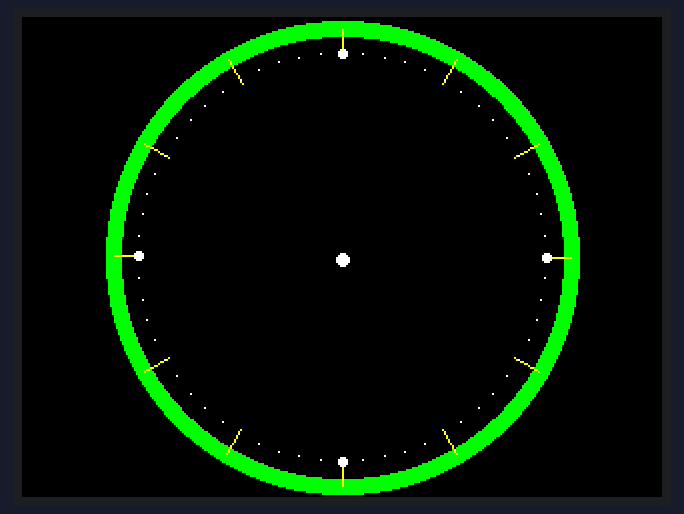
A sketch run on a simulated Arduino Uno, built with avr-gcc and run on an emulated ATmega328P. Parts: 320×240 colour display.

Above: at 0.4 s.
At 4.4 s:
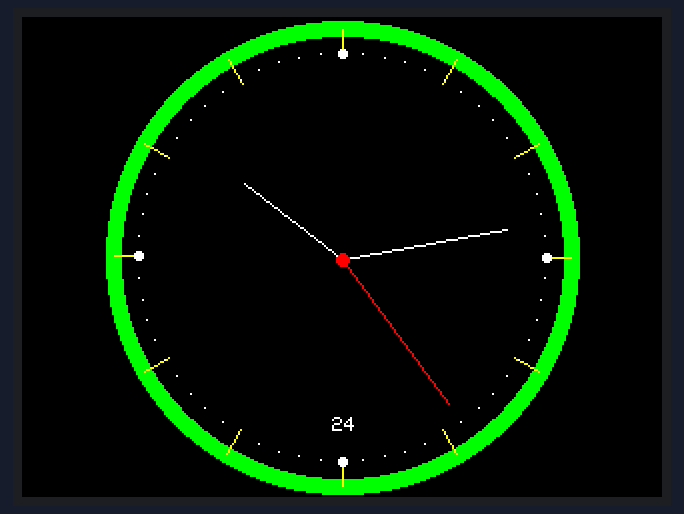
At 9.5 s:
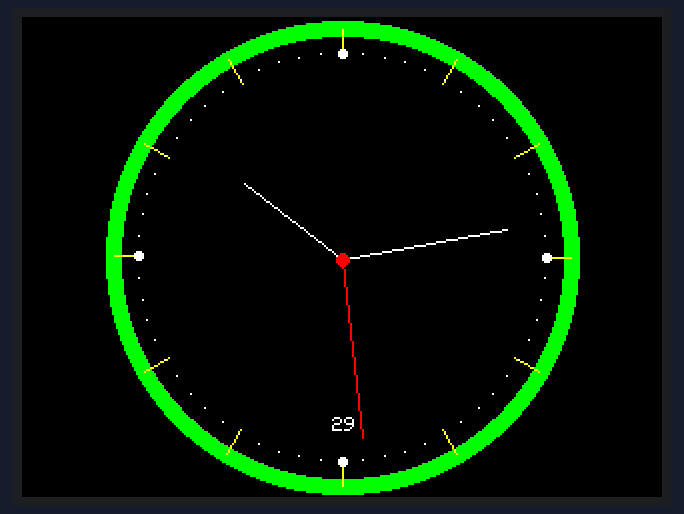
At 19.5 s:
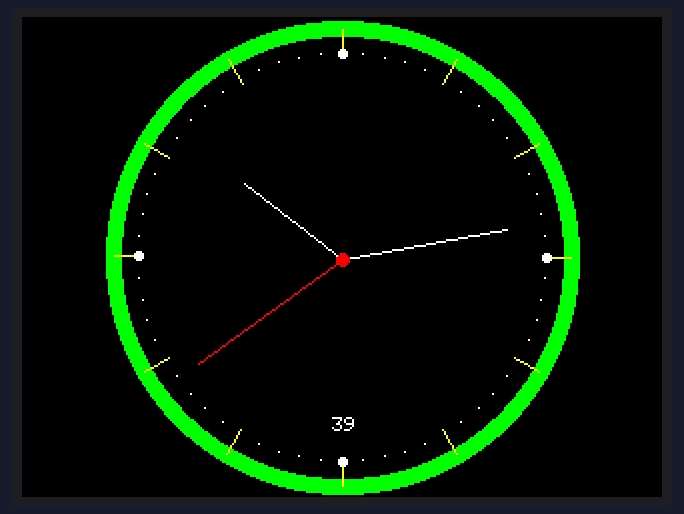
At 28.5 s:
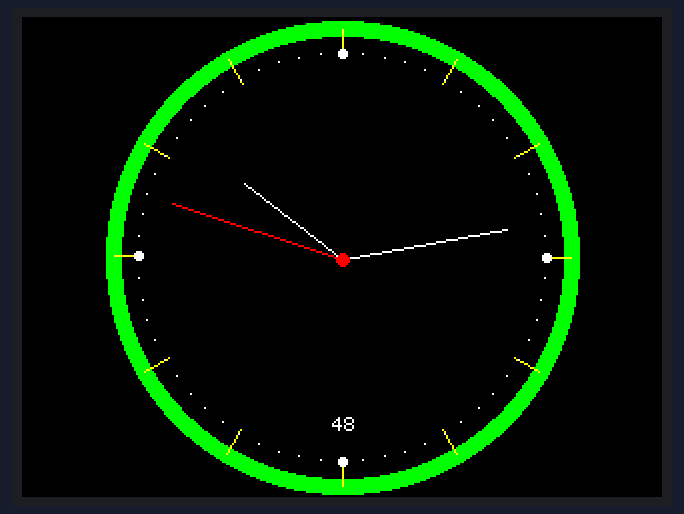
At 38.5 s:
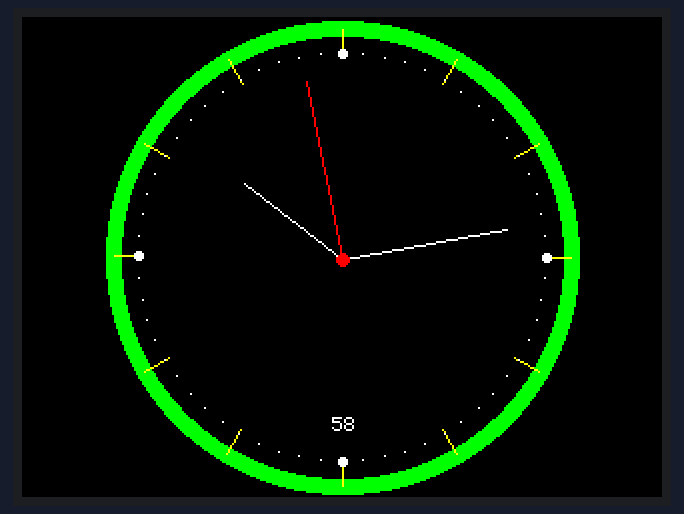

Measured:
- what the display in image 1 shows lasts 1.0 s, from 4.4 s to 5.4 s

The sketch:

tft_clock_from_internet.ino
```cpp
#include <Adafruit_TFTLCD.h> //Library

#define LCD_CS A3
#define LCD_CD A2
#define LCD_WR A1
#define LCD_RD A0
#define LCD_RESET A4

// Agar warna mudah dimengerti (Human Readable color):
#define TFT_BLACK   0x0000
#define TFT_BLUE    0x001F
#define TFT_RED     0xF800
#define TFT_GREEN   0x07E0
#define TFT_CYAN    0x07FF
#define TFT_MAGENTA 0xF81F
#define TFT_YELLOW  0xFFE0
#define TFT_WHITE   0xFFFF
#define TFT_GREY    0x5AEB

Adafruit_TFTLCD tft(LCD_CS, LCD_CD, LCD_WR, LCD_RD, LCD_RESET);

float sx = 0, sy = 1, mx = 1, my = 0, hx = -1, hy = 0;    // Saved H, M, S x & y multipliers
float sdeg = 0, mdeg = 0, hdeg = 0;
uint16_t osx = 120, osy = 120, omx = 120, omy = 120, ohx = 120, ohy = 120; // Saved H, M, S x & y coords
int16_t x0 = 0, x1 = 0, yy0 = 0, yy1 = 0;
uint32_t targetTime = 0;                    // for next 1 second timeout

uint16_t xpos; // x posisi jam
uint8_t conv2d(const char* p) {
uint8_t v = 0;
  if ('0' <= *p && *p <= '9')
   v = *p - '0';
  return 10 * v + *++p - '0';
}

//Mengambil waktu jam dari waktu Compile/Upload di system Windows
uint8_t hh = conv2d(__TIME__), mm = conv2d(__TIME__ + 3), ss = conv2d(__TIME__ + 6); // mengambil data waktu dari jam Compile-Upload
boolean initial = 1;

void setup(void) {
  tft.reset();        //perlu saat menggunakan lib.SPFD5408_Adafruit_TFTLCD.h
  tft.begin(0x9341);  //perlu address ini saat menggunakan lib.SPFD5408_Adafruit_TFTLCD.h
  tft.setRotation(1); //Lanscape Mode

  tft.setTextColor(TFT_WHITE);  // warna font
  tft.fillScreen(TFT_BLACK);    //warna latar

  // Draw clock face
  xpos = tft.width() / 2; // mencari titik koordinat tengah LCD
  tft.fillCircle(xpos, 120, 118, TFT_GREEN); //warna lingkaran luar
  tft.fillCircle(xpos, 120, 110, TFT_BLACK); //warna jam bagian dalam

  // Draw 12 lines
  for (int i = 0; i < 360; i += 30) {
    sx = cos((i - 90) * 0.0174532925);
    sy = sin((i - 90) * 0.0174532925);
    x0 = sx * 114 + xpos;
    yy0 = sy * 114 + 120;
    x1 = sx * 100 + xpos;
    yy1 = sy * 100 + 120;

    tft.drawLine(x0, yy0, x1, yy1, TFT_YELLOW);//garis penanda angka jam
  }

  // Draw 60 dots
  for (int i = 0; i < 360; i += 6) {
    sx = cos((i - 90) * 0.0174532925);
    sy = sin((i - 90) * 0.0174532925);
    x0 = sx * 102 + xpos;
    yy0 = sy * 102 + 120;
    // Draw minute markers
    tft.drawPixel(x0, yy0, TFT_WHITE); //titik penanda menit

    // Draw main quadrant dots
    if (i == 0 || i == 180) tft.fillCircle(x0, yy0, 2, TFT_WHITE); //penanda 12 dan 6
    if (i == 90 || i == 270) tft.fillCircle(x0, yy0, 2, TFT_WHITE); //penanda 3 dan 9
  }

  tft.fillCircle(xpos, 121, 3, TFT_WHITE);
  targetTime = millis() + 1000;
}

void loop() {
  if (targetTime < millis()) {
    targetTime = millis() + 1000;
    ss++;              // Advance second
    if (ss == 60) {
      ss = 0;
      mm++;            // Advance minute
      if (mm > 59) {
        mm = 0;
        hh++;          // Advance hour
        if (hh > 23) {
          hh = 0;
        }
      }
    }

    // Pre-compute hand degrees, x & y coords for a fast screen update
    sdeg = ss * 6;                     // 0-59 -> 0-354
    mdeg = mm * 6 + sdeg * 0.01666667; // 0-59 -> 0-360 - includes seconds, but these increments are not used
    hdeg = hh * 30 + mdeg * 0.0833333; // 0-11 -> 0-360 - includes minutes and seconds, but these increments are not used
    hx = cos((hdeg - 90) * 0.0174532925);
    hy = sin((hdeg - 90) * 0.0174532925);
    mx = cos((mdeg - 90) * 0.0174532925);
    my = sin((mdeg - 90) * 0.0174532925);
    sx = cos((sdeg - 90) * 0.0174532925);
    sy = sin((sdeg - 90) * 0.0174532925);

    if (ss == 0 || initial) {
      initial = 0;
      // Erase hour and minute hand positions every minute
      tft.drawLine(ohx, ohy, xpos, 121, TFT_BLACK);
      ohx = hx * 62 + xpos + 1;
      ohy = hy * 62 + 121;
      tft.drawLine(omx, omy, xpos, 121, TFT_BLACK);
      omx = mx * 84 + xpos;
      omy = my * 84 + 121;
    }

    // Redraw new hand positions, hour and minute hands not erased here to avoid flicker
    tft.drawLine(osx, osy, xpos, 121, TFT_BLACK);
    osx = sx * 90 + xpos + 1;
    osy = sy * 90 + 121;
    tft.drawLine(osx, osy, xpos, 121, TFT_RED);
    tft.drawLine(ohx, ohy, xpos, 121, TFT_WHITE);
    tft.drawLine(omx, omy, xpos, 121, TFT_WHITE);
    tft.drawLine(osx, osy, xpos, 121, TFT_RED);

    tft.fillCircle(xpos, 121, 3, TFT_RED);

    // Draw text at position xpos,260 using fonts 4
  // Only font numbers 2,4,6,7 are valid. Font 6 only contains characters [space] 0 1 2 3 4 5 6 7 8 9 : . a p m
  // Font 7 is a 7 segment font and only contains characters [space] 0 1 2 3 4 5 6 7 8 9 : .
  tft.fillRect(xpos-5, 200,12,10,TFT_BLACK);
  tft.setCursor(xpos-5, 200);
  tft.setTextSize(1);
  tft.print(ss);
  }
}
```
